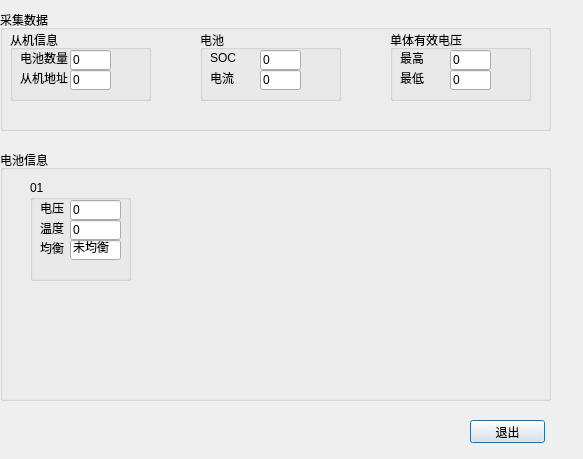
<?xml version="1.0" encoding="UTF-8"?>
<ui version="4.0">
 <class>Dialog</class>
 <widget class="QDialog" name="Dialog">
  <property name="geometry">
   <rect>
    <x>0</x>
    <y>0</y>
    <width>583</width>
    <height>459</height>
   </rect>
  </property>
  <property name="windowTitle">
   <string>Dialog</string>
  </property>
  <widget class="QGroupBox" name="groupBox">
   <property name="geometry">
    <rect>
     <x>0</x>
     <y>10</y>
     <width>551</width>
     <height>121</height>
    </rect>
   </property>
   <property name="minimumSize">
    <size>
     <width>330</width>
     <height>0</height>
    </size>
   </property>
   <property name="title">
    <string>采集数据</string>
   </property>
   <widget class="QGroupBox" name="groupBox_3">
    <property name="geometry">
     <rect>
      <x>10</x>
      <y>20</y>
      <width>141</width>
      <height>71</height>
     </rect>
    </property>
    <property name="minimumSize">
     <size>
      <width>0</width>
      <height>0</height>
     </size>
    </property>
    <property name="title">
     <string>从机信息</string>
    </property>
    <widget class="QLabel" name="label">
     <property name="geometry">
      <rect>
       <x>10</x>
       <y>20</y>
       <width>54</width>
       <height>16</height>
      </rect>
     </property>
     <property name="text">
      <string>电池数量</string>
     </property>
    </widget>
    <widget class="QLineEdit" name="lineEdit">
     <property name="geometry">
      <rect>
       <x>60</x>
       <y>20</y>
       <width>41</width>
       <height>20</height>
      </rect>
     </property>
     <property name="text">
      <string>0</string>
     </property>
    </widget>
    <widget class="QLineEdit" name="lineEdit_2">
     <property name="geometry">
      <rect>
       <x>60</x>
       <y>40</y>
       <width>41</width>
       <height>20</height>
      </rect>
     </property>
     <property name="text">
      <string>0</string>
     </property>
    </widget>
    <widget class="QLabel" name="label_2">
     <property name="geometry">
      <rect>
       <x>10</x>
       <y>40</y>
       <width>54</width>
       <height>16</height>
      </rect>
     </property>
     <property name="text">
      <string>从机地址</string>
     </property>
    </widget>
   </widget>
   <widget class="QGroupBox" name="groupBox_6">
    <property name="geometry">
     <rect>
      <x>200</x>
      <y>20</y>
      <width>141</width>
      <height>71</height>
     </rect>
    </property>
    <property name="minimumSize">
     <size>
      <width>0</width>
      <height>0</height>
     </size>
    </property>
    <property name="title">
     <string>电池</string>
    </property>
    <widget class="QLabel" name="label_3">
     <property name="geometry">
      <rect>
       <x>10</x>
       <y>20</y>
       <width>54</width>
       <height>16</height>
      </rect>
     </property>
     <property name="text">
      <string>SOC</string>
     </property>
    </widget>
    <widget class="QLineEdit" name="lineEdit_3">
     <property name="geometry">
      <rect>
       <x>60</x>
       <y>20</y>
       <width>41</width>
       <height>20</height>
      </rect>
     </property>
     <property name="text">
      <string>0</string>
     </property>
    </widget>
    <widget class="QLineEdit" name="lineEdit_4">
     <property name="geometry">
      <rect>
       <x>60</x>
       <y>40</y>
       <width>41</width>
       <height>20</height>
      </rect>
     </property>
     <property name="text">
      <string>0</string>
     </property>
    </widget>
    <widget class="QLabel" name="label_4">
     <property name="geometry">
      <rect>
       <x>10</x>
       <y>40</y>
       <width>54</width>
       <height>16</height>
      </rect>
     </property>
     <property name="text">
      <string>电流</string>
     </property>
    </widget>
   </widget>
   <widget class="QGroupBox" name="groupBox_7">
    <property name="geometry">
     <rect>
      <x>390</x>
      <y>20</y>
      <width>141</width>
      <height>71</height>
     </rect>
    </property>
    <property name="minimumSize">
     <size>
      <width>0</width>
      <height>0</height>
     </size>
    </property>
    <property name="title">
     <string>单体有效电压</string>
    </property>
    <widget class="QLabel" name="label_5">
     <property name="geometry">
      <rect>
       <x>10</x>
       <y>20</y>
       <width>54</width>
       <height>16</height>
      </rect>
     </property>
     <property name="text">
      <string>最高</string>
     </property>
    </widget>
    <widget class="QLineEdit" name="lineEdit_5">
     <property name="geometry">
      <rect>
       <x>60</x>
       <y>20</y>
       <width>41</width>
       <height>20</height>
      </rect>
     </property>
     <property name="text">
      <string>0</string>
     </property>
    </widget>
    <widget class="QLineEdit" name="lineEdit_6">
     <property name="geometry">
      <rect>
       <x>60</x>
       <y>40</y>
       <width>41</width>
       <height>20</height>
      </rect>
     </property>
     <property name="text">
      <string>0</string>
     </property>
    </widget>
    <widget class="QLabel" name="label_6">
     <property name="geometry">
      <rect>
       <x>10</x>
       <y>40</y>
       <width>54</width>
       <height>16</height>
      </rect>
     </property>
     <property name="text">
      <string>最低</string>
     </property>
    </widget>
   </widget>
  </widget>
  <widget class="QGroupBox" name="groupBox_2">
   <property name="geometry">
    <rect>
     <x>0</x>
     <y>150</y>
     <width>551</width>
     <height>251</height>
    </rect>
   </property>
   <property name="minimumSize">
    <size>
     <width>330</width>
     <height>0</height>
    </size>
   </property>
   <property name="title">
    <string>电池信息</string>
   </property>
   <widget class="QGroupBox" name="groupBox_4">
    <property name="geometry">
     <rect>
      <x>30</x>
      <y>30</y>
      <width>101</width>
      <height>101</height>
     </rect>
    </property>
    <property name="minimumSize">
     <size>
      <width>0</width>
      <height>0</height>
     </size>
    </property>
    <property name="title">
     <string>01</string>
    </property>
    <widget class="QLabel" name="label_8">
     <property name="geometry">
      <rect>
       <x>10</x>
       <y>20</y>
       <width>54</width>
       <height>16</height>
      </rect>
     </property>
     <property name="text">
      <string>电压</string>
     </property>
    </widget>
    <widget class="QLabel" name="label_7">
     <property name="geometry">
      <rect>
       <x>10</x>
       <y>40</y>
       <width>31</width>
       <height>16</height>
      </rect>
     </property>
     <property name="text">
      <string>温度</string>
     </property>
    </widget>
    <widget class="QLineEdit" name="lineEdit_7">
     <property name="geometry">
      <rect>
       <x>40</x>
       <y>40</y>
       <width>51</width>
       <height>20</height>
      </rect>
     </property>
     <property name="text">
      <string>0</string>
     </property>
    </widget>
    <widget class="QLineEdit" name="lineEdit_8">
     <property name="geometry">
      <rect>
       <x>40</x>
       <y>20</y>
       <width>51</width>
       <height>20</height>
      </rect>
     </property>
     <property name="text">
      <string>0</string>
     </property>
    </widget>
    <widget class="QLabel" name="label_9">
     <property name="geometry">
      <rect>
       <x>10</x>
       <y>60</y>
       <width>31</width>
       <height>16</height>
      </rect>
     </property>
     <property name="text">
      <string>均衡</string>
     </property>
    </widget>
    <widget class="QLineEdit" name="lineEdit_9">
     <property name="geometry">
      <rect>
       <x>40</x>
       <y>60</y>
       <width>51</width>
       <height>20</height>
      </rect>
     </property>
     <property name="text">
      <string>未均衡</string>
     </property>
    </widget>
   </widget>
  </widget>
  <widget class="QPushButton" name="pushButton">
   <property name="geometry">
    <rect>
     <x>470</x>
     <y>420</y>
     <width>75</width>
     <height>23</height>
    </rect>
   </property>
   <property name="text">
    <string>退出</string>
   </property>
  </widget>
 </widget>
 <resources/>
 <connections/>
</ui>
